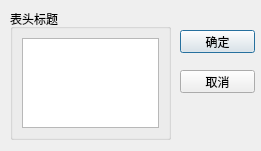
<?xml version="1.0" encoding="UTF-8"?>
<ui version="4.0">
 <class>QWDialogHeaders</class>
 <widget class="QDialog" name="QWDialogHeaders">
  <property name="geometry">
   <rect>
    <x>0</x>
    <y>0</y>
    <width>261</width>
    <height>151</height>
   </rect>
  </property>
  <property name="windowTitle">
   <string>Dialog</string>
  </property>
  <widget class="QGroupBox" name="groupBox">
   <property name="geometry">
    <rect>
     <x>10</x>
     <y>9</y>
     <width>161</width>
     <height>131</height>
    </rect>
   </property>
   <property name="title">
    <string>表头标题</string>
   </property>
   <layout class="QGridLayout" name="gridLayout">
    <item row="0" column="0">
     <widget class="QListView" name="listView"/>
    </item>
   </layout>
  </widget>
  <widget class="QPushButton" name="pushButton">
   <property name="geometry">
    <rect>
     <x>180</x>
     <y>30</y>
     <width>75</width>
     <height>23</height>
    </rect>
   </property>
   <property name="text">
    <string>确定</string>
   </property>
  </widget>
  <widget class="QPushButton" name="pushButton_2">
   <property name="geometry">
    <rect>
     <x>180</x>
     <y>70</y>
     <width>75</width>
     <height>23</height>
    </rect>
   </property>
   <property name="text">
    <string>取消</string>
   </property>
  </widget>
 </widget>
 <resources/>
 <connections>
  <connection>
   <sender>pushButton</sender>
   <signal>clicked()</signal>
   <receiver>QWDialogHeaders</receiver>
   <slot>accept()</slot>
   <hints>
    <hint type="sourcelabel">
     <x>223</x>
     <y>37</y>
    </hint>
    <hint type="destinationlabel">
     <x>229</x>
     <y>21</y>
    </hint>
   </hints>
  </connection>
  <connection>
   <sender>pushButton_2</sender>
   <signal>clicked()</signal>
   <receiver>QWDialogHeaders</receiver>
   <slot>reject()</slot>
   <hints>
    <hint type="sourcelabel">
     <x>205</x>
     <y>87</y>
    </hint>
    <hint type="destinationlabel">
     <x>244</x>
     <y>118</y>
    </hint>
   </hints>
  </connection>
 </connections>
</ui>
